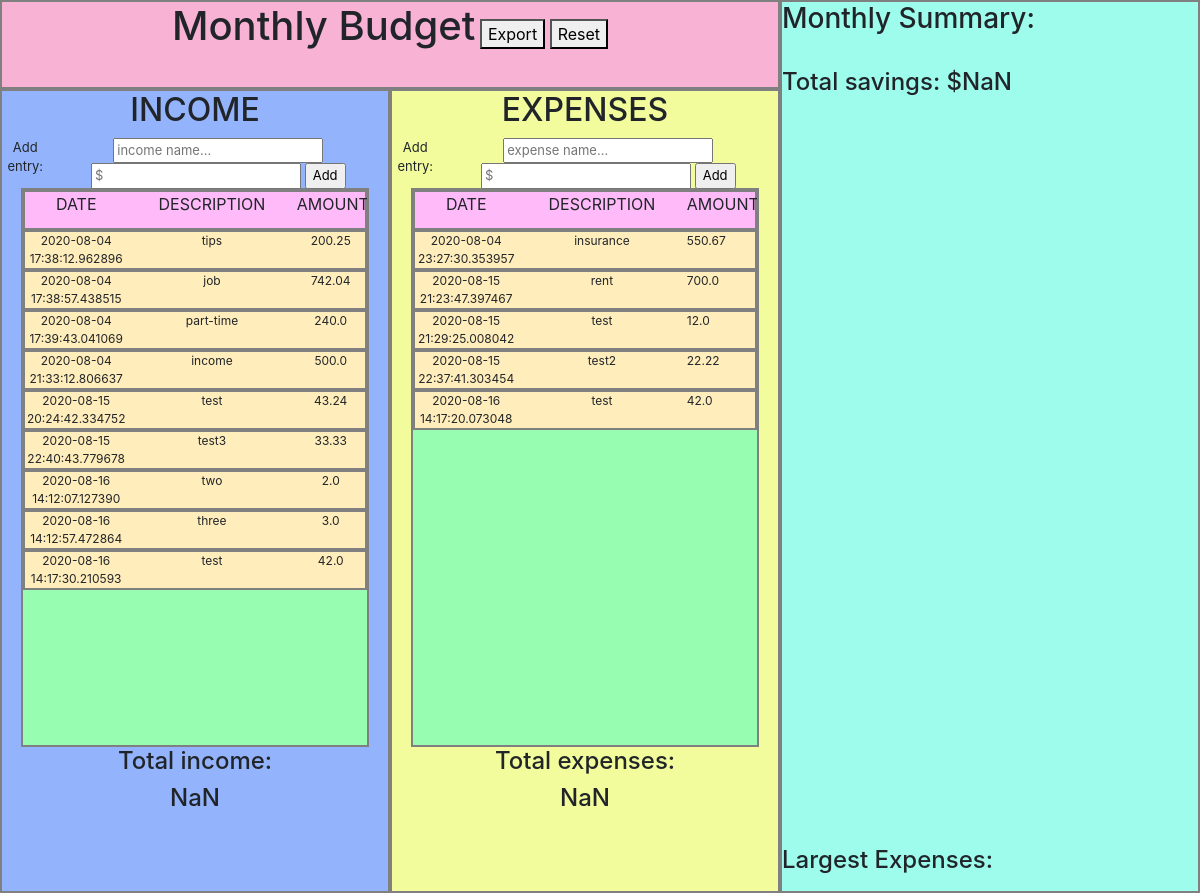
Before: / with the older database file.
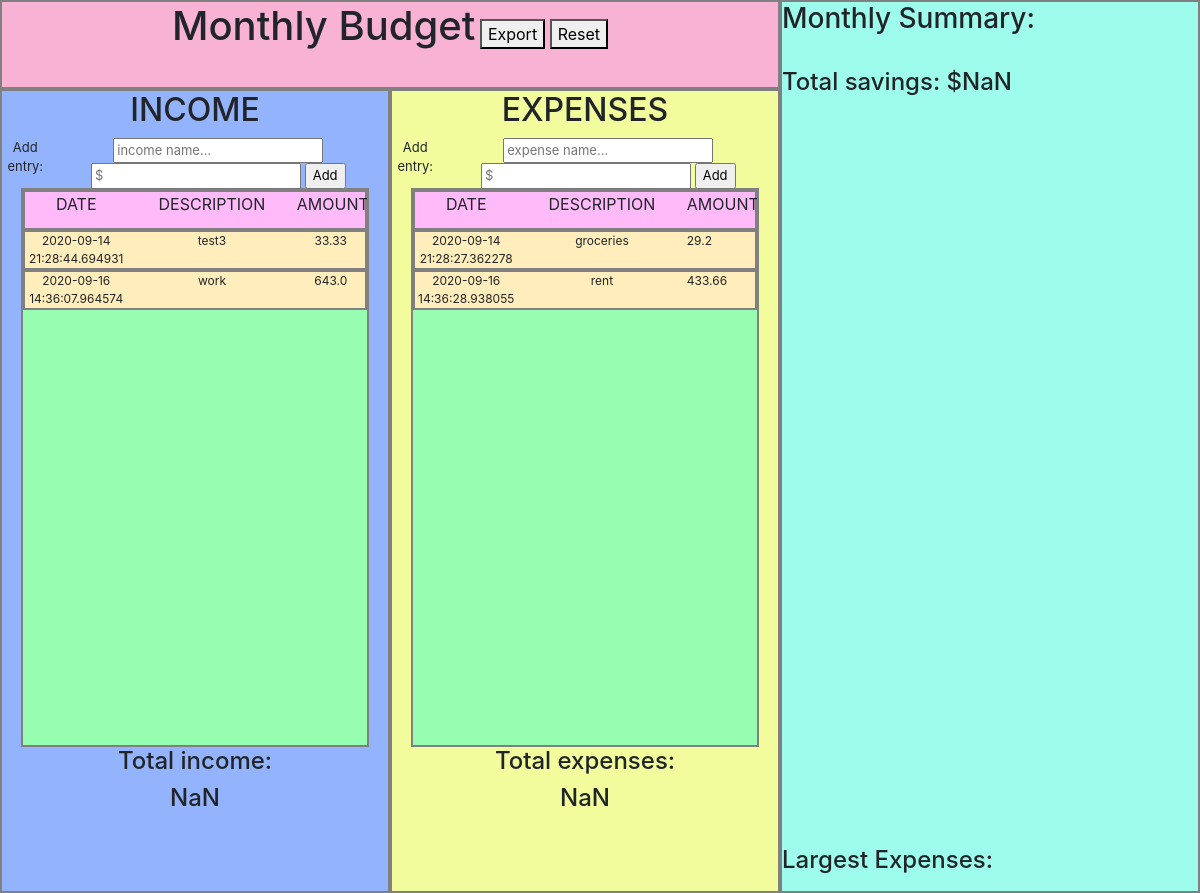
After: the same page with the newer database file.
### app.py (models this page shows, shortened)
class Income(db.Model):
    id = db.Column(db.Integer, primary_key=True)
    description = db.Column(db.String(50), nullable=False)
    amount = db.Column(db.Float, nullable=False)
    date = db.Column(db.DateTime, default=datetime.now)

class Expense(db.Model):
    id = db.Column(db.Integer, primary_key=True)
    description = db.Column(db.String(50), nullable=False)
    amount = db.Column(db.Float, nullable=False)
    date = db.Column(db.DateTime, default=datetime.now)

### app.py (the view)
@app.route("/", methods=["GET", "POST"])
def home():
    allIncome = Income.query.all()
    allExpense = Expense.query.all()
    return render_template("budget_interface.html", allIncome=allIncome, allExpense=allExpense)

### templates/budget_interface.html (shortened to what this page needs)
<!DOCTYPE html>
<html lang="en" xmlns:th="http://www.thymeleaf.org">
  <head>
    <link rel="stylesheet" href="https://maxcdn.bootstrapcdn.com/bootstrap/4.0.0/css/bootstrap.min.css">
  </head>
  <body>
    <div class="budgetcontainer">
    <div class="budgetsection">
        <div class="header">
            <div class="headerrow"><h1>Monthly Budget</h1></div>
            <div class="headerrow"><button type="button" class="exportbutton" id="exportbutton">Export</button></div>
            <div class="headerrow"><button type="button" class="resetbutton" id="resetbutton">Reset</button></div>
        </div>
        <div class="twocolumns">
        <div class="leftcolumn">
            <h2>INCOME</h2>
        <div class="formwrap">
            <text>Add entry: </text>
            <form id="incomeentry" method="POST" action="/">
              <input type="text" name="incomesource" id="incomesource" placeholder="income name...">
              <input type="text" name="incomeamount" id="incomeamount" placeholder="$">
              <input type="submit" value="Add" id="incomeaddbtn">
            </form>
        </div>
    <div class="entrywrap" id="entrywrap">
      <div class="entryheader">
          <div class="dateheader">DATE</div>
          <div class="descriptionheader">DESCRIPTION</div>
          <div class="amountheader">AMOUNT</div>
      </div>
      <div id="incomeentrywrap">
      {% for income in allIncome %}
      <div class="entry" id="entry" title={{income.id}}>
          <div class="date">{{income.date}}</div>
          <div class="description">{{income.description}}</div>
          <div class="amount">{{income.amount}}</div>
      </div>
      {% endfor %}
      </div>
    </div>
        <h4>Total income: </h4><h4 id="totalincome"></h4>
        </div>
        <div class="rightcolumn">
        <h2>EXPENSES</h2>
        <div class="formwrap">
            <text>Add entry: </text>
            <form id="expenseentry" autocomplete="off" method="POST" action="/">
              <input type="text" name="expensesource" id="expensesource" placeholder="expense name...">
              <input type="text" name="expenseamount" id="expenseamount" placeholder="$">
              <input type="submit" value="Add" id="expenseaddbtn">
          </form>
        </div>
        <div class="entrywrap" id="entrywrap">
            <div class="entryheader">
                <div class="dateheader">DATE</div>
                <div class="descriptionheader">DESCRIPTION</div>
                <div class="amountheader">AMOUNT</div>
            </div>
            <div id="expenseentrywrap">
              {% for expense in allExpense %}
              <div class="expenseentry" id="expenseentry" title={{expense.id}}>
                  <div class="date">{{expense.date}}</div>
                  <div class="expensedescription">{{expense.description}}</div>
                  <div class="expenseamount">{{expense.amount}}</div>
              </div>
              {% endfor %}
              </div>
        </div>
        <h4>Total expenses: </h4><h4 id="totalexpense"></h4>
        </div>
        </div>
    </div>
    <div class="summary">
        <h3>Monthly Summary:</h3><br>
        <h4 id="savings"></h4><br>
        <div id="chartContainer" style="height: 300px; width: 100%;"></div><br>
        <div id="expChartContainer" style="height: 370px; width: 100%;"></div><br>
        <h4>Largest Expenses:</h4>
    </div>
  </body>
</html>

### templates/budget_interface.html (style rules this page uses)
body { font-family: Arial, Helvetica, sans-serif; width: 100vw; height: 100vh; margin: 0; padding: 0; }
.budgetcontainer { width: 100vw; height: 100vh; display: flex; flex-direction: row; position: fixed; top: 0; left: 0; right: 0; bottom: 0; background-color: rgb(163, 231, 172); }
.budgetsection { width: 65%; height: 100%; display: flex; flex-direction: column; }
.header { width: 100%; height: 10%; text-align: center; border: 2px solid gray; box-sizing: border-box; background-color: rgb(247, 178, 212); }
.headerrow { display: inline-block; }
.twocolumns { width: 100%; height: 90%; display: flex; flex-direction: row; }
.leftcolumn { width: 50%; height: 100%; text-align: center; border: 2px solid gray; box-sizing: border-box; background-color: rgb(147, 180, 252); }
.rightcolumn { width: 50%; height: 100%; text-align: center; border: 2px solid gray; box-sizing: border-box; background-color: rgb(242, 252, 156); }
.summary { width: 35%; height: 100%; background-color: rgb(157, 252, 236); border: 2px solid gray; box-sizing: border-box; overflow: scroll; }
.formwrap { width: 100%; height: 50px; display: flex; flex-direction: row; text-align: center; font-size: 13px }
.entrywrap { width: 90%; height: 70%; text-align: center; margin: 0 auto; border: 2px solid gray; box-sizing: border-box; background-color: rgb(151, 253, 176); overflow: scroll; }
.entryheader { width: 100%; height: 40px; text-align: center; display: flex; flex-direction: row; margin: 0 auto; border: 2px solid gray; box-sizing: border-box; background-color: rgb(255, 187, 249); }
.dateheader { width: 30%; height: 50px; }
.descriptionheader { width: 50%; height: 50px; }
.amountheader { width: 20%; height: 50px; }
.date { width: 30%; height: 50px; }
.description { width: 50%; height: 50px; }
.expensedescription { width: 50%; height: 50px; }
.amount { width: 20%; height: 50px; }
.entry { width: 100%; height: 40px; text-align: center; font-size: 12px; display: flex; flex-direction: row; margin: 0 auto; border: 2px solid gray; box-sizing: border-box; background-color: rgb(255, 237, 187); }
.expenseentry { width: 100%; height: 40px; text-align: center; font-size: 12px; display: flex; flex-direction: row; margin: 0 auto; border: 2px solid gray; box-sizing: border-box; background-color: rgb(255, 237, 187); }

Changed rows visible on the page:
removed Income: date "2020-08-04 17:38:12.962896", description "tips", amount "200.25"
removed Income: date "2020-08-04 17:38:57.438515", description "job", amount "742.04"
removed Income: date "2020-08-04 17:39:43.041069", description "part-time", amount "240.0"
removed Income: date "2020-08-04 21:33:12.806637", description "income", amount "500.0"
removed Income: date "2020-08-15 20:24:42.334752", description "test", amount "43.24"
removed Income: date "2020-08-15 22:40:43.779678", description "test3", amount "33.33"
removed Income: date "2020-08-16 14:12:07.127390", description "two", amount "2.0"
removed Income: date "2020-08-16 14:12:57.472864", description "three", amount "3.0"
removed Income: date "2020-08-16 14:17:30.210593", description "test", amount "42.0"
removed Expense: date "2020-08-04 23:27:30.353957", description "insurance", amount "550.67"
removed Expense: date "2020-08-15 21:29:25.008042", description "test", amount "12.0"
removed Expense: date "2020-08-15 22:37:41.303454", description "test2", amount "22.22"
removed Expense: date "2020-08-16 14:17:20.073048", description "test", amount "42.0"
added Income: date "2020-09-14 21:28:44.694931", description "test3", amount "33.33"
added Income: date "2020-09-16 14:36:07.964574", description "work", amount "643.0"
added Expense: date "2020-09-14 21:28:27.362278", description "groceries", amount "29.2"
changed Expense "rent": date "2020-08-15 21:23:47.397467" → "2020-09-16 14:36:28.938055"; amount "700.0" → "433.66"
